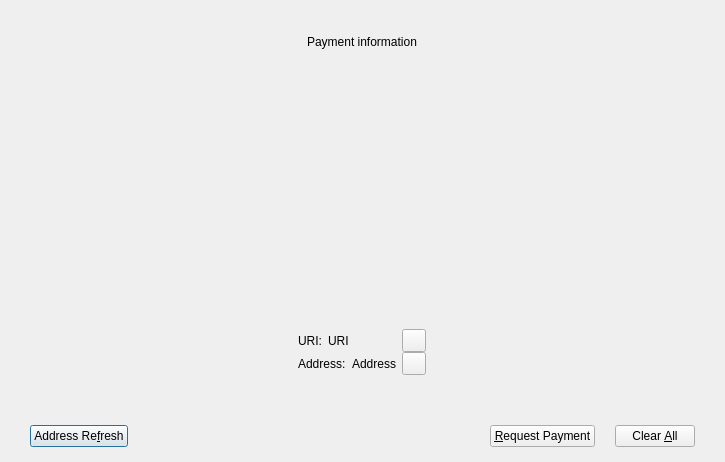
<?xml version="1.0" encoding="UTF-8"?>
<ui version="4.0">
 <class>ReceiveRequestDialog</class>
 <widget class="QDialog" name="ReceiveRequestDialog">
  <property name="geometry">
   <rect>
    <x>0</x>
    <y>0</y>
    <width>725</width>
    <height>462</height>
   </rect>
  </property>
  <layout class="QVBoxLayout" name="verticalLayout_2">
   <property name="spacing">
    <number>0</number>
   </property>
   <property name="leftMargin">
    <number>0</number>
   </property>
   <property name="topMargin">
    <number>0</number>
   </property>
   <property name="rightMargin">
    <number>0</number>
   </property>
   <property name="bottomMargin">
    <number>0</number>
   </property>
   <item>
    <spacer name="verticalSpacer">
     <property name="orientation">
      <enum>Qt::Vertical</enum>
     </property>
     <property name="sizeHint" stdset="0">
      <size>
       <width>20</width>
       <height>1</height>
      </size>
     </property>
    </spacer>
   </item>
   <item>
    <widget class="QWidget" name="widgetPaymentInformation" native="true">
     <layout class="QVBoxLayout" name="verticalLayout">
      <property name="spacing">
       <number>15</number>
      </property>
      <property name="leftMargin">
       <number>30</number>
      </property>
      <property name="topMargin">
       <number>30</number>
      </property>
      <property name="rightMargin">
       <number>30</number>
      </property>
      <property name="bottomMargin">
       <number>30</number>
      </property>
      <item alignment="Qt::AlignHCenter|Qt::AlignVCenter">
       <widget class="QLabel" name="labelPaymentInformation">
        <property name="sizePolicy">
         <sizepolicy hsizetype="Preferred" vsizetype="Maximum">
          <horstretch>0</horstretch>
          <verstretch>0</verstretch>
         </sizepolicy>
        </property>
        <property name="text">
         <string>Payment information</string>
        </property>
       </widget>
      </item>
      <item alignment="Qt::AlignHCenter|Qt::AlignVCenter">
       <widget class="QWidget" name="widgetQRMargin" native="true">
        <property name="sizePolicy">
         <sizepolicy hsizetype="Preferred" vsizetype="Maximum">
          <horstretch>0</horstretch>
          <verstretch>0</verstretch>
         </sizepolicy>
        </property>
        <layout class="QVBoxLayout" name="verticalLayout_5">
         <property name="spacing">
          <number>0</number>
         </property>
         <property name="leftMargin">
          <number>40</number>
         </property>
         <property name="topMargin">
          <number>40</number>
         </property>
         <property name="rightMargin">
          <number>40</number>
         </property>
         <property name="bottomMargin">
          <number>40</number>
         </property>
         <item>
          <widget class="QWidget" name="widgetQRFrame" native="true">
           <layout class="QVBoxLayout" name="verticalLayout_6">
            <property name="spacing">
             <number>0</number>
            </property>
            <property name="leftMargin">
             <number>0</number>
            </property>
            <property name="topMargin">
             <number>0</number>
            </property>
            <property name="rightMargin">
             <number>0</number>
            </property>
            <property name="bottomMargin">
             <number>0</number>
            </property>
            <item>
             <widget class="QRImageWidget" name="lblQRCode">
              <property name="sizePolicy">
               <sizepolicy hsizetype="Minimum" vsizetype="Minimum">
                <horstretch>0</horstretch>
                <verstretch>0</verstretch>
               </sizepolicy>
              </property>
              <property name="minimumSize">
               <size>
                <width>170</width>
                <height>170</height>
               </size>
              </property>
              <property name="maximumSize">
               <size>
                <width>170</width>
                <height>170</height>
               </size>
              </property>
              <property name="toolTip">
               <string>QR Code</string>
              </property>
              <property name="textFormat">
               <enum>Qt::PlainText</enum>
              </property>
              <property name="alignment">
               <set>Qt::AlignCenter</set>
              </property>
              <property name="wordWrap">
               <bool>true</bool>
              </property>
             </widget>
            </item>
           </layout>
          </widget>
         </item>
        </layout>
       </widget>
      </item>
      <item alignment="Qt::AlignHCenter|Qt::AlignVCenter">
       <widget class="QWidget" name="widgetAddrData" native="true">
        <property name="sizePolicy">
         <sizepolicy hsizetype="Preferred" vsizetype="Maximum">
          <horstretch>0</horstretch>
          <verstretch>0</verstretch>
         </sizepolicy>
        </property>
        <layout class="QGridLayout" name="gridLayout">
         <property name="leftMargin">
          <number>0</number>
         </property>
         <property name="topMargin">
          <number>0</number>
         </property>
         <property name="rightMargin">
          <number>0</number>
         </property>
         <property name="bottomMargin">
          <number>0</number>
         </property>
         <property name="verticalSpacing">
          <number>0</number>
         </property>
         <item row="0" column="0" alignment="Qt::AlignLeft">
          <widget class="QWidget" name="widgetURI" native="true">
           <layout class="QHBoxLayout" name="horizontalLayout_2">
            <property name="leftMargin">
             <number>0</number>
            </property>
            <property name="topMargin">
             <number>0</number>
            </property>
            <property name="rightMargin">
             <number>0</number>
            </property>
            <property name="bottomMargin">
             <number>0</number>
            </property>
            <item>
             <widget class="QLabel" name="labelURIName">
              <property name="text">
               <string>URI:</string>
              </property>
             </widget>
            </item>
            <item>
             <widget class="QLabel" name="labelURI">
              <property name="text">
               <string>URI</string>
              </property>
             </widget>
            </item>
           </layout>
          </widget>
         </item>
         <item row="0" column="1">
          <widget class="QToolButton" name="btnCopyURI"/>
         </item>
         <item row="1" column="0" alignment="Qt::AlignLeft">
          <widget class="QWidget" name="widgetAddress" native="true">
           <layout class="QHBoxLayout" name="horizontalLayout_3">
            <property name="leftMargin">
             <number>0</number>
            </property>
            <property name="topMargin">
             <number>0</number>
            </property>
            <property name="rightMargin">
             <number>0</number>
            </property>
            <property name="bottomMargin">
             <number>0</number>
            </property>
            <item>
             <widget class="QLabel" name="labelAddressName">
              <property name="text">
               <string>Address:</string>
              </property>
             </widget>
            </item>
            <item>
             <widget class="QLabel" name="labelAddress">
              <property name="text">
               <string>Address</string>
              </property>
             </widget>
            </item>
           </layout>
          </widget>
         </item>
         <item row="1" column="1">
          <widget class="QToolButton" name="btnCopyAddress"/>
         </item>
        </layout>
       </widget>
      </item>
     </layout>
    </widget>
   </item>
   <item>
    <spacer name="verticalSpacer_2">
     <property name="orientation">
      <enum>Qt::Vertical</enum>
     </property>
     <property name="sizeHint" stdset="0">
      <size>
       <width>20</width>
       <height>0</height>
      </size>
     </property>
    </spacer>
   </item>
   <item>
    <widget class="QWidget" name="buttonsContainerWhite" native="true">
     <layout class="QVBoxLayout" name="verticalLayout_4">
      <property name="leftMargin">
       <number>30</number>
      </property>
      <property name="topMargin">
       <number>15</number>
      </property>
      <property name="rightMargin">
       <number>30</number>
      </property>
      <property name="bottomMargin">
       <number>15</number>
      </property>
      <item>
       <layout class="QHBoxLayout" name="horizontalLayout">
        <property name="spacing">
         <number>20</number>
        </property>
        <item>
         <widget class="QPushButton" name="btnRefreshAddress">
          <property name="text">
           <string>Address Re&amp;fresh</string>
          </property>
         </widget>
        </item>
        <item>
         <spacer name="horizontalSpacer">
          <property name="orientation">
           <enum>Qt::Horizontal</enum>
          </property>
          <property name="sizeHint" stdset="0">
           <size>
            <width>40</width>
            <height>20</height>
           </size>
          </property>
         </spacer>
        </item>
        <item>
         <widget class="QPushButton" name="btnRequestPayment">
          <property name="text">
           <string>&amp;Request Payment</string>
          </property>
         </widget>
        </item>
        <item>
         <widget class="QPushButton" name="btnClear">
          <property name="text">
           <string>Clear &amp;All</string>
          </property>
         </widget>
        </item>
       </layout>
      </item>
     </layout>
    </widget>
   </item>
  </layout>
 </widget>
 <customwidgets>
  <customwidget>
   <class>QRImageWidget</class>
   <extends>QLabel</extends>
   <header>qt/receiverequestdialog.h</header>
  </customwidget>
 </customwidgets>
 <resources/>
 <connections/>
</ui>
